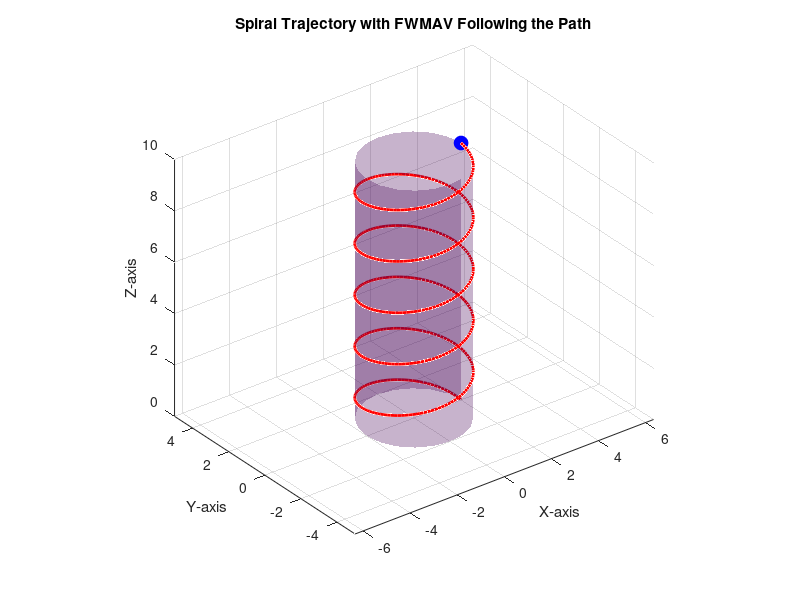

Recreate this plot in MATLAB.
% Parameters
height = 10;         % Height of the cylinder
radius = 2;          % Radius of the cylinder
num_turns = 5;       % Number of turns in the spiral
points_per_turn = 100; % Number of points per turn

% Generate the spiral trajectory
theta = linspace(0, num_turns * 2 * pi, num_turns * points_per_turn);
z = linspace(0, height, num_turns * points_per_turn);
x = radius * cos(theta);
y = radius * sin(theta);

% Create a figure
figure;
hold on;

% Plot the spiral trajectory
plot3(x, y, z, 'r', 'LineWidth', 2);

% Plot the rectangular cylinder
[X, Y, Z] = cylinder(radius);
Z = Z * height; % Scale the height
surf(X, Y, Z, 'FaceAlpha', 0.3, 'EdgeColor', 'none'); % Cylinder surface

% Plot the bird object
bird_radius = 0.1; % Radius of the bird
bird_handle = plot3(x(1), y(1), z(1), 'bo', 'MarkerSize', 10, 'MarkerFaceColor', 'b'); % Initial position of the bird

% Set up the plot
xlabel('X-axis');
ylabel('Y-axis');
zlabel('Z-axis');
title('Spiral Trajectory with FWMAV Following the Path');
axis equal;
grid on;
view(3);

% Animation loop for the bird
for k = 1:length(x)
    % Update bird position
    set(bird_handle, 'XData', x(k), 'YData', y(k), 'ZData', z(k));
    pause(0.05); % Adjust speed of the bird
end

hold off;